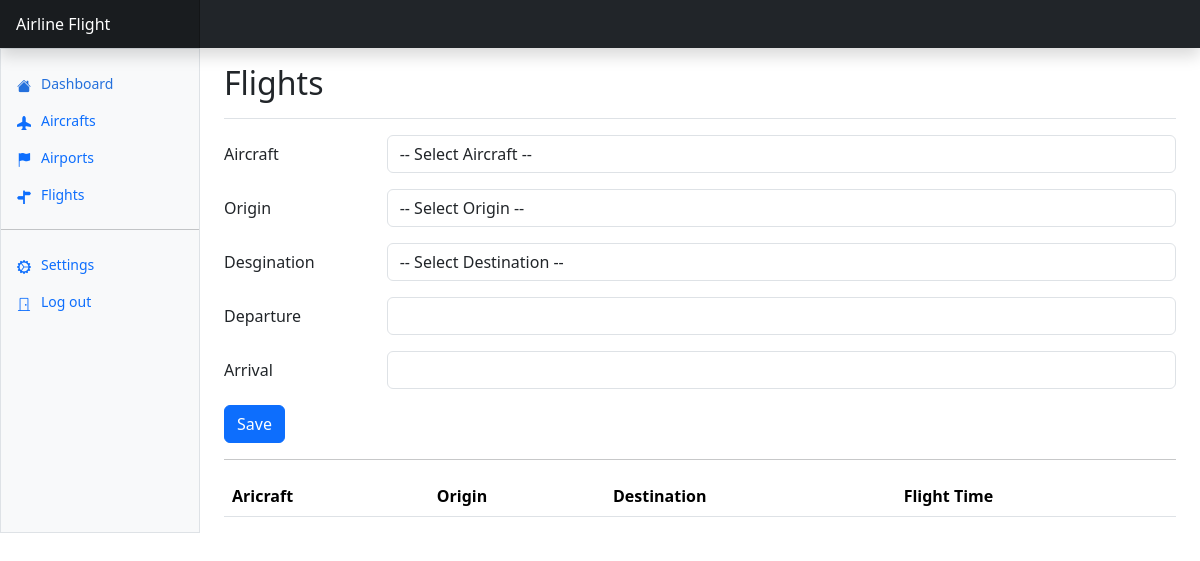
/flights/, run on an earlier commit of the app's database.
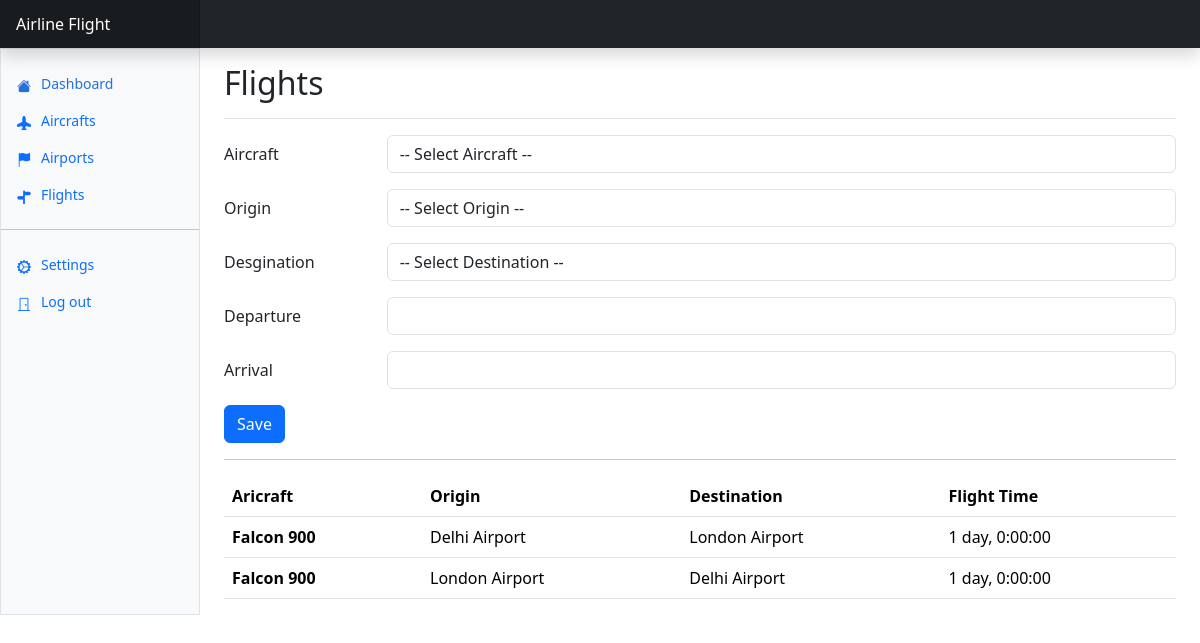
And on a later commit of the database.
### core/models.py (models this page shows, shortened)
class BaseAbstract(models.Model):
    class Meta:
        abstract = True
    id = models.UUIDField(
        primary_key=True,
        default=uuid.uuid4,
        editable=False)
    created = models.DateTimeField(
        auto_now_add=True)
    modified = models.DateTimeField(
        auto_now=True)

class Flight(BaseAbstract):
    class Meta:
        db_table = 'core_flights'
        ordering = ['created']
    aircraft = models.ForeignKey(
        'Aircraft',
        on_delete=models.CASCADE)
    origin = models.ForeignKey(
        'Airport',
        related_name='origin',
        on_delete=models.CASCADE)
    destination = models.ForeignKey(
        'Airport',
        related_name='destination',
        on_delete=models.CASCADE)
    departure = models.DateTimeField()
    arrival = models.DateTimeField()
    flight_time = models.DurationField()

class Aircraft(BaseAbstract):
    class Meta:
        db_table = 'core_aircrafts'
        ordering = ['name']
    name = models.CharField(
        unique=True,
        max_length=100)
    def __str__(self):
        return self.name

class Airport(BaseAbstract):
    class Meta:
        db_table = 'core_airports'
        ordering = ['name']
    name = models.CharField(
        unique=True,
        max_length=100)
    def __str__(self):
        return self.name

### core/views.py (the view)
class FlightView(MultipleObjectMixin, CreateView):
    model = Flight
    template_name = 'core/flight.html'
    form_class = FlightForm
    success_url = reverse_lazy('core-flight')
    def get_context_data(self, **kwargs):
        self.object_list = self.get_queryset()
        return super().get_context_data(**kwargs)

### core/templates/core/flight.html (shortened to what this page needs)
{% extends "core/base_dashboard.html" %}
{% load i18n static %}
{% block main-content %}
    <div class="d-flex justify-content-between flex-wrap flex-md-nowrap align-items-center pt-3 pb-2 mb-3 border-bottom">
        <h1 class="h2">Flights</h1>
    </div>
	<form method="post">
		<div class="row mb-3">
			<label for="{{ form.aircraft.id_for_label }}" class="col-sm-2 col-form-label">
				Aircraft
			</label>
			<div class="col-sm-10">
				{{ form.aircraft }}
			</div>
		</div>
		<div class="row mb-3">
			<label for="{{ form.origin.id_for_label }}" class="col-sm-2 col-form-label">
				Origin
			</label>
			<div class="col-sm-10">
				{{ form.origin }}
			</div>
		</div>
		<div class="row mb-3">
			<label for="{{ form.destination.id_for_label }}" class="col-sm-2 col-form-label">
				Desgination
			</label>
			<div class="col-sm-10">
				{{ form.destination }}
			</div>
		</div>
		<div class="row mb-3">
			<label for="{{ form.departure.id_for_label }}" class="col-sm-2 col-form-label">
				Departure
			</label>
			<div class="col-sm-10">
				{{ form.departure }}
			</div>
		</div>
		<div class="row mb-3">
			<label for="{{ form.arrival.id_for_label }}" class="col-sm-2 col-form-label">
				Arrival
			</label>
			<div class="col-sm-10">
				{{ form.arrival }}
			</div>
		</div>
		<button type="submit" class="btn btn-primary">Save</button>
	</form>
	<hr/>
	<div class="table-responsive">
		<table class="table">
			<thead>
				<tr>
					<th scope="col">Aricraft</th>
					<th scope="col">Origin</th>
					<th scope="col">Destination</th>
					<th scope="col">Flight Time</th>
				</tr>
			</thead>
			<tbody>
            {% for flight in object_list %}
				<tr>
					<th scope="row">{{ flight.aircraft.name }}</th>
					<td>{{ flight.origin.name }}</td>
					<td>{{ flight.destination.name }}</td>
					<td>{{ flight.flight_time }}</td>
				</tr>
            {% endfor %}
			</tbody>
		</table>
	</div>
{% endblock main-content %}

What changed in the data, as far as the page shows it:
added Flight: aircraft.name "Falcon 900", origin.name "Delhi Airport", destination.name "London Airport", flight_time "1 day, 0:00:00"
added Flight: aircraft.name "Falcon 900", origin.name "London Airport", destination.name "Delhi Airport", flight_time "1 day, 0:00:00"
